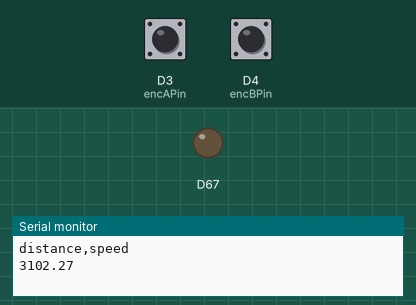
This sketch was run on a simulated Arduino Due. On the bench: output pins drawn as LEDs (lit = HIGH), the last lines printed to the serial monitor. Inputs (shaded band) come from the test bench; at power-on: D3 (encAPin) HIGH, D4 (encBPin) HIGH.

Above: at 1.2 s.
1.3 s: D3 (encAPin) pulled LOW for 0.15 s
At 1.9 s:
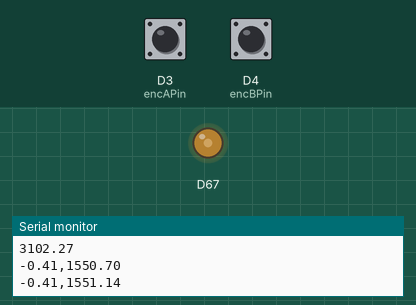
2.9 s: D3 (encAPin) pulled LOW for 1 s
Timing chart, 0 to 5.9 s (numbered marks = the images above; inputs shaded):
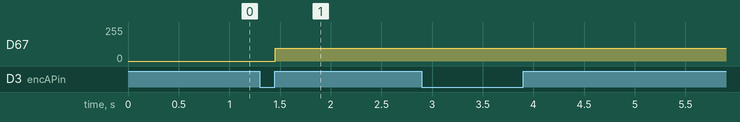

The sketch:

EncoderForwardBackward.ino
```cpp
// This code is based on the Janelia Encoder Interface for Mouse Treadmill
// by Steve Sawtelle (Janelia Research Campus)
// The original code can be obtained here:
// https://www.janelia.org/open-science/encoder-interface-for-mouse-treadmill
//
// The original file was modified so that it runs on Arduino Due and encodes both Backward and Forward motion
// Modified by Tiago Goncalves
//
//
//EncoderInterfaceT3
//
//  Read the encoder and translate to a distance and send over USB-Serial and DAC
//  Teensy 3.2 Arduino 1.8.3 with Teensy Extensions
//
//  This designed to be easy to assemble. The cables are soldered directly to Teensy 3.2.
//  Encoder A - pin 3
//  Encoder B - pin 4
//  Encoder VCC - Vin
//  Encoder ground - GND
//  Analog Out - A1/DAC
//  Analog ground - AGND
//
// Steve Sawtelle
// jET
// Janelia
// HHMI
//

#define VERSION "20180207 - modified by Goncalves Lab"
// ===== VERSIONS ======

#define MAXSPEED    1000.0f  // maximum speed for dac out (mm/sec)
#define MAXDACVOLTS 2.5f    // DAC ouput voltage at maximum speed
#define MAXDACCNTS 4095.0f // maximum dac value

float maxDACval = MAXDACVOLTS * MAXDACCNTS / 3.3; // limit dac output to max allowed

#define encAPin 3
#define encBPin 4
#define dacPin  DAC1
//#define idxPin  2  // not used here

// counts per rotation of treadmill encoder wheel
// 200 counts per rev
// 1.03" per rev
// so - 1.03 * 25.4 * pi / 200 /1000 = microns/cnt

#define MM_PER_COUNT 410950  // actually 1/10^6mm per count since we divide by usecs
#define DIST_PER_COUNT ((float)MM_PER_COUNT/1000000.0)
//(float)0.41095

#define SPEED_TIMEOUT 50000  // if we don't move in this many microseconds assume we are stopped

static float runSpeed = 0;
static float lastSpeed = 0;
volatile uint32_t lastUsecs;
volatile uint32_t thisUsecs;
volatile uint32_t encoderUsecs;
volatile float distance = 0;

#define FW 1
#define BW -1
int dir = FW;

// ------------------------------------------
// interrupt routine for ENCODER_A rising edge
// ---------------------------------------------
void encoderInt()
{
  int ENCA = digitalRead(encAPin);  // always update output
  int ENCB = digitalRead(encBPin);
  if (ENCA == ENCB )    // figure out the direction
  {
 //   Serial.print('B');
    dir = BW;
    thisUsecs = micros();
    encoderUsecs = thisUsecs - lastUsecs;
    lastUsecs = thisUsecs;
    runSpeed = (float)MM_PER_COUNT / encoderUsecs;
    distance -= DIST_PER_COUNT;
  }
  else
  {
 //   Serial.print('F');
    dir = FW;
    thisUsecs = micros();
    encoderUsecs = thisUsecs - lastUsecs;
    lastUsecs = thisUsecs;
    runSpeed = (float)MM_PER_COUNT / encoderUsecs;
    distance += DIST_PER_COUNT;
  }
}


void setup()
{
  Serial.begin(19200);
  while( !Serial);   // if no serial USB is connected, may need to comment this out
  pinMode(encAPin, INPUT_PULLUP); // sets the digital pin as input
  pinMode(encBPin, INPUT_PULLUP); // sets the digital pin as input
  analogWriteResolution(12);

  Serial.print("Treadmill Interface V: ");
  Serial.println(VERSION);
  Serial.println("distance,speed");
  Serial.println(maxDACval);

  lastUsecs = micros();
  attachInterrupt(encAPin, encoderInt, RISING); // check encoder every A pin rising edge
}

void loop()
{
  noInterrupts();
  uint32_t now = micros();
  uint32_t lastU = lastUsecs;
  if( (now > lastU) && ((now - lastU) > SPEED_TIMEOUT)  )
  {   // now should never be < lastUsecs, but sometiems it is
      // I question if noInterupts works
     runSpeed = 0;
  }
  interrupts();

  if( runSpeed != lastSpeed && dir == FW )
  {
      lastSpeed = runSpeed;
      float dacval = (maxDACval/2) + (runSpeed/MAXSPEED * maxDACval/2);
      if( dacval < 0 ) dacval = maxDACval/2;
      if( dacval > maxDACval) dacval = maxDACval;

      Serial.print(distance);
      Serial.print(",");
      Serial.println(dacval);
      analogWrite(dacPin, dacval);
  }
  if(runSpeed != lastSpeed && dir == BW)
  {
      lastSpeed = runSpeed;
      float dacval = (maxDACval/2) - ((runSpeed/MAXSPEED) * (maxDACval/2));
      if( dacval < 0 ) dacval = maxDACval/2;
      if( dacval > maxDACval) dacval = 0;

      Serial.print(distance);
      Serial.print(",");
      Serial.println(dacval);
      analogWrite(dacPin, dacval);
  }

}
```

Measured:
- after the input at 1.3 s, D67: 0/255 → 96/255 after 0.15 s
